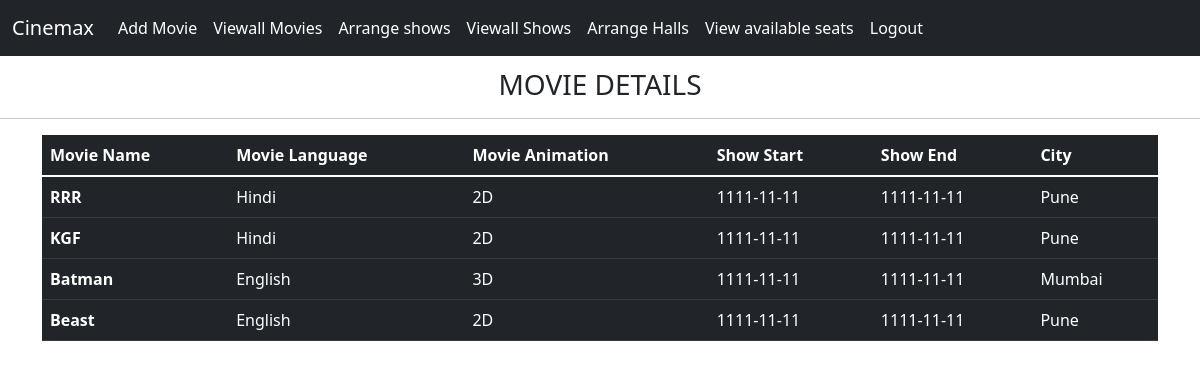
Page /viewallmovies on the committed database.
### tables this page shows
CREATE TABLE PICTURE(
                            MOVIEID INTEGER PRIMARY KEY AUTOINCREMENT,
                            MOVIENAME TEXT,
                            LANGUAGE TEXT,
                            MOVIEANIMATION TEXT,
                            SHOWSTART TEXT,
                             SHOWEND TEXT,
                             CITYNAME TEXT);

### main.py (the view)
@app.route("/viewallmovies")
def viewall():
    cur = conn.cursor()
    cur.execute("SELECT * FROM PICTURE")
    res = cur.fetchall()
    return render_template("viewallmovies.html", cinemas=res)

### templates/viewallmovies.html
{% extends "base.html" %}
{% block content %}
<h3 style="text-align: center; margin-top: 1%;">MOVIE DETAILS</h3>
<hr>
    <div class="container">
        <div class="row">
            <div class="col col-12 col-sm-12 col-md-12 col-lg-12 col-xl-12 col-xxl-12">
                <table class="table table-dark">
                    <thead>
                    <tr>
                        <th scope="col">Movie Name</th>
                        <th scope="col">Movie Language</th>
                        <th scope="col">Movie Animation</th>
                        <th scope="col">Show Start</th>
                        <th scope="col">Show End</th>
                        <th scope="col">City</th>
                    </tr>
                    </thead>
                    <tbody>
                    {% for i in cinemas %}
                    <tr>
                        <th scope="row">{{ i[1] }}</th>
                        <td>{{ i[2] }}</td>
                        <td>{{ i[3] }}</td>
                        <td>{{ i[4] }}</td>
                        <td>{{ i[5] }}</td>
                        <td>{{ i[6] }}</td>
                    </tr>
                    {% endfor %}
                    </tbody>
                </table>
            </div>
        </div>
    </div>
{% endblock %}

### rows in the picture
PICTURE: MOVIENAME "RRR", LANGUAGE "Hindi", MOVIEANIMATION "2D", SHOWSTART "1111-11-11", SHOWEND "1111-11-11", CITYNAME "Pune"
PICTURE: MOVIENAME "KGF", LANGUAGE "Hindi", MOVIEANIMATION "2D", SHOWSTART "1111-11-11", SHOWEND "1111-11-11", CITYNAME "Pune"
PICTURE: MOVIENAME "Batman", LANGUAGE "English", MOVIEANIMATION "3D", SHOWSTART "1111-11-11", SHOWEND "1111-11-11", CITYNAME "Mumbai"
PICTURE: MOVIENAME "Beast", LANGUAGE "English", MOVIEANIMATION "2D", SHOWSTART "1111-11-11", SHOWEND "1111-11-11", CITYNAME "Pune"
